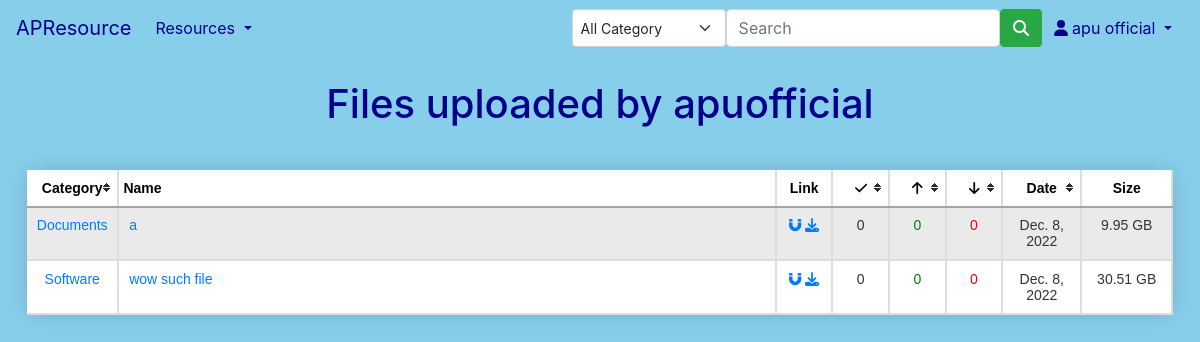
The page /myFiles/ (signed in) on the database its author committed.
### main/models.py (models this page shows, shortened)
class TorFile(models.Model):
    user = models.ForeignKey(User, on_delete=models.CASCADE, default=None)
    title = models.CharField(max_length=200)
    desc = models.TextField(max_length=1000)
    file_field = models.FileField(upload_to="uploads/",validators=[validate_is_torrent,])
    date = models.DateField(auto_now_add=True)
    file_size = models.CharField(max_length=20, default=0)
    magnet = models.CharField(max_length=200, default="")
    infohash = models.CharField(max_length=200, default=0)
    total_completed = models.IntegerField(default=0)
    total_seeds = models.IntegerField(default=0)
    total_leechers = models.IntegerField(default=0)
    category = models.CharField(max_length=10, choices=CAT_LIST,default="None")

### main/views.py (the view)
# urls.py: path("myFiles/", views.myFiles, name="myFiles"),
@login_required(login_url="/account/login")
def myFiles(response):
    curr_user = response.user
    all_files = TorFile.objects.filter(user=curr_user.id)
    return render(response, "main/myFiles.html",{"curr_user":curr_user,"all_files":all_files})

### main/templates/main/myFiles.html (shortened to what this page needs)
{% extends "main/base.html" %}
{% block content %}
<div class="text-center title">
   <h1>Files uploaded by {{curr_user}}</h1>
</div>
<div class="container">
<table id="myTable" class="tablesorter tablesorter-default">
   <thead>
      <tr>
         <th style="width: 6%;" class="text-center">Category</th>
         <th style="width: 59%;" scope="col" class="sorter-false">Name</th>
         <th style="width: 5%;" scope="col" class="text-center sorter-false">Link</th>
         <th style="width: 5%;" scope="col" class="text-center" title="Completed Downloads"><i class="fa fa-check"></i></th>
         <th style="width: 5%;" scope="col" class="text-center" title="Seeds"><i class="fa fa-arrow-up"></i></th>
         <th style="width: 5%;" scope="col" class="text-center" title="Leechers"><i class="fa fa-arrow-down"></i></th>
         <th style="width: 7%;" scope="col" class="text-center">Date</th>
         <th style="width: 8%;" scope="col" class="text-center sorter-false">Size</th>
      </tr>
   </thead>
   <tbody>
      {% for files in all_files%}
      <tr>
         <td class="text-center"><a href="/myfilter/{{files.category}}">{{files.category}}</a></td>
         <td><a href="/{{files.id}}">{{files.title}}</a></td>
         <td class="text-center">
            <a href="{{files.magnet}}" ><i class="fa fa-magnet"></i></a>
            <a href="{{files.file_field.url}}"><i class="fa fa-download"></i></a>
         <td class="text-center">{{files.total_completed}}</td>
         <td class="text-center" style="color: green;">{{files.total_seeds}}</td>
         <td class="text-center" style="color: red;">{{files.total_leechers}}</td>
         <td class="text-center">{{files.date}}</td>
         <td class="text-center">{{files.file_size}}</td>
      </tr>
      {% endfor %}
   </tbody>
</table>
</div>
{% endblock %}

### main/templates/main/base.html (shortened to what this page needs)
{% load static %}
<!DOCTYPE html>
<html>
<head>
    <link href="https://cdn.jsdelivr.net/npm/bootstrap@5.0.2/dist/css/bootstrap.min.css" rel="stylesheet">
    <link rel="stylesheet" href="https://cdn.jsdelivr.net/npm/bootstrap@4.0.0/dist/css/bootstrap.min.css">
    <nav class="navbar navbar-expand-lg navbar-dark">
      <a class="navbar-brand" href="#" style="color: darkblue;">APResource</a>
      <div class="collapse navbar-collapse" id="navbarSupportedContent">
        {% if user.is_authenticated %}
          <ul class="navbar-nav me-auto mb-2 mb-lg-0">
            <li class="nav-item dropdown">
              <a class="nav-link dropdown-toggle" href="#" id="navbarDropdown" role="button" data-bs-toggle="dropdown" aria-expanded="false" style="color: darkblue;">
                Resources
              </a>
            </li>
          </ul>
          <form class="d-flex" method="POST" action="{% url 'search' %}">
            <select class="form-select form-select-sm" name="filtered" >
              <option selected>All Category</option>
            </select>
            <input style="width: 300px;" class="form-control" type="search" placeholder="Search" aria-label="Search" name="searched">
            <button class="btn btn-success" type="submit"><i class="fa fa-search"></i></button>
          </form>
          <ul class="navbar-nav mx-1">
            <li class="nav-item dropdown">
              <a class="nav-link dropdown-toggle" href="#" role="button" data-bs-toggle="dropdown" style="color: darkblue;">
                <i class="fa fa-user"></i>
                {{request.user.first_name}} {{request.user.last_name}}
              </a>
            </li>
        </ul>
        {% endif %}
      </div>
    </nav>
</head>
<body style="background-color:#87CEEB;">
    <div id="content" name="content">
	{% block content %}
	{% endblock %}
   <link rel="stylesheet" href="{% static '/css/theme.default.css' %}">
    </div>
</body>
</html>

### static/css/theme.default.css (style rules this page uses)
.tablesorter-default { width: 100%; font: 14px Arial, Sans-serif; color: #333; background-color: #fff; margin: 10px 0 15px; text-align: left; min-width: 400px; box-shadow: 0 0 20px rgba(0, 0, 0, 0.15); border-radius: 1em; }
.tablesorter-default th, .tablesorter-default thead td { font-weight: bold; color: #000; background-color: #fff; border-collapse: collapse; border-right: #dddddd solid 2px; border-bottom: #A4A4A4 solid 2px; padding: 0; }
.tablesorter-default .header, .tablesorter-default .tablesorter-header { background-position: center right; background-repeat: no-repeat; cursor: pointer; white-space: normal; padding: 0.7em; }
.tablesorter-default thead .sorter-false { background-image: none; cursor: default; padding: 4px; }
.tablesorter-default td { border-right: #dddddd solid 2px; border-bottom: #dddddd solid 2px; padding: 0.7em; vertical-align: top; }
.tablesorter-default tr.odd > td { background-color: #EAEAEA }
.tablesorter-default tr.even > td { background-color: #ffffff; }

### main/templates/main/base.html (style rules this page uses)
body { background-color:#87CEEB; background-image:linear-gradient(0deg,#87CEEB,#87CEEB) no-repeat; }

### main/templates/main/myFiles.html (style rules this page uses)
.container { align-content: center; max-width: 98%; }
.title { color: darkblue; padding: 1.5em; }

### rows shown on the page
TorFile: category "Documents", title "a", total_completed "0", total_seeds "0", total_leechers "0", date "Dec. 8, 2022", file_size "9.95 GB"
TorFile: category "Software", title "wow such file", total_completed "0", total_seeds "0", total_leechers "0", date "Dec. 8, 2022", file_size "30.51 GB"

### other values the page prints
{{ request.user.first_name }} "apu"
{{ request.user.last_name }} "official"
{{ curr_user }} "apuofficial"
